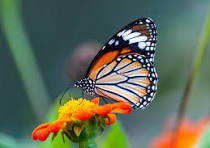
#> input picture PCV/fly.jpg, 210 x 148 px, given in place of building.jpg, which was not available
$ jupyter execute --allow-errors PCV.ipynb   (shell and % lines are left out)   (older library calls are emulated)   (text cells are left out)
#> lines starting #> are read from the running program, lines starting #| are printed output that depends on the picture; pictures that were not available may be replaced by others from this repository, and a replacement may not be noted
[cell 1]
# Setup: Install OpenCV and NumPy

#> (a cell that did not finish here is left out)

#> (a cell that did not finish here is left out)

#> (a cell that did not finish here is left out)

#> (a cell that did not finish here is left out)

[cell 6]
import cv2
import matplotlib.pyplot as plt

img = cv2.imread("building.jpg")
#> img is the input picture: shape (148, 210, 3); mean B, G, R 88.4, 107.2, 96.8
if img is None:
    print("Error: 'building.jpg' not found. Please upload the image.")
else:
    gray = cv2.cvtColor(img, cv2.COLOR_BGR2GRAY)
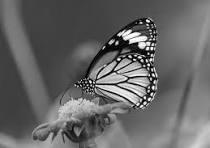
#> gray: shape (148, 210); min 0, max 254, mean 101.9
    sobel_x = cv2.Sobel(gray, cv2.CV_64F, 1, 0, ksize=3)
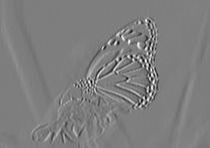
#> sobel_x: shape (148, 210) float64; min -852, max 868, mean 2.3; drawn with min black and max white
    sobel_y = cv2.Sobel(gray, cv2.CV_64F, 0, 1, ksize=3)
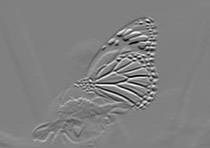
#> sobel_y: shape (148, 210) float64; min -918, max 907, mean 3.4; drawn with min black and max white
    sobel_x = cv2.convertScaleAbs(sobel_x)
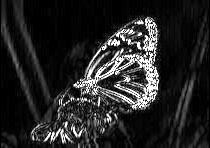
#> sobel_x: shape (148, 210); min 0, max 255, mean 37
    sobel_y = cv2.convertScaleAbs(sobel_y)
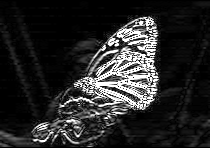
#> sobel_y: shape (148, 210); min 0, max 255, mean 39.9
    sobel = cv2.addWeighted(sobel_x, 0.5, sobel_y, 0.5, 0)
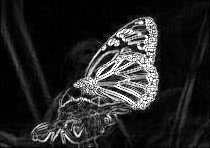
#> sobel: shape (148, 210); min 0, max 255, mean 38.5

    plt.figure(figsize=(15, 5))
    plt.subplot(1, 4, 1)
    plt.imshow(cv2.cvtColor(img, cv2.COLOR_BGR2RGB))
    plt.title("Original")
    plt.axis("off")

    plt.subplot(1, 4, 2)
    plt.imshow(sobel_x, cmap="gray")
    plt.title("Sobel X")
    plt.axis("off")

    plt.subplot(1, 4, 3)
    plt.imshow(sobel_y, cmap="gray")
    plt.title("Sobel Y")
    plt.axis("off")

    plt.subplot(1, 4, 4)
    plt.imshow(sobel, cmap="gray")
    plt.title("Combined Sobel")
    plt.axis("off")
    plt.show()
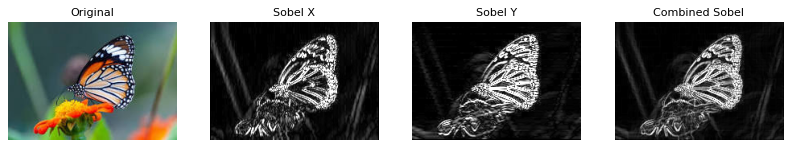
#> figure drawn by matplotlib, 4 panels
